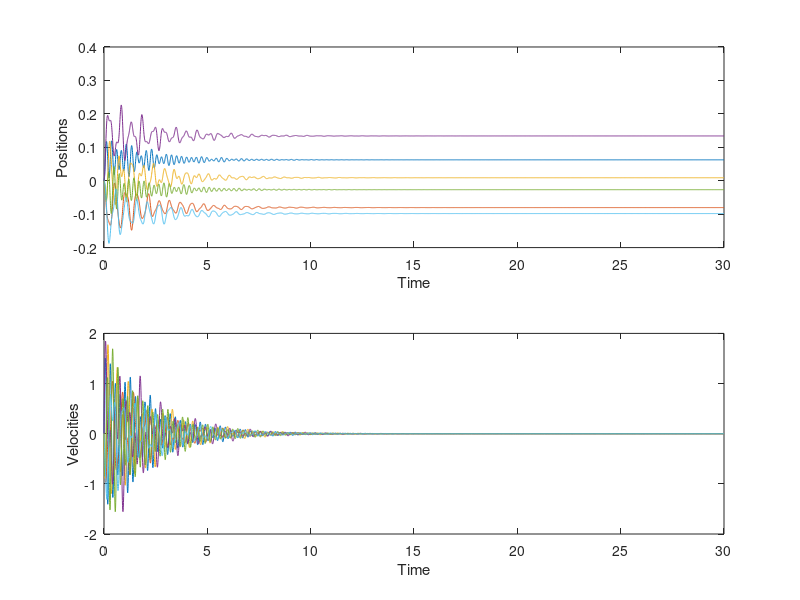
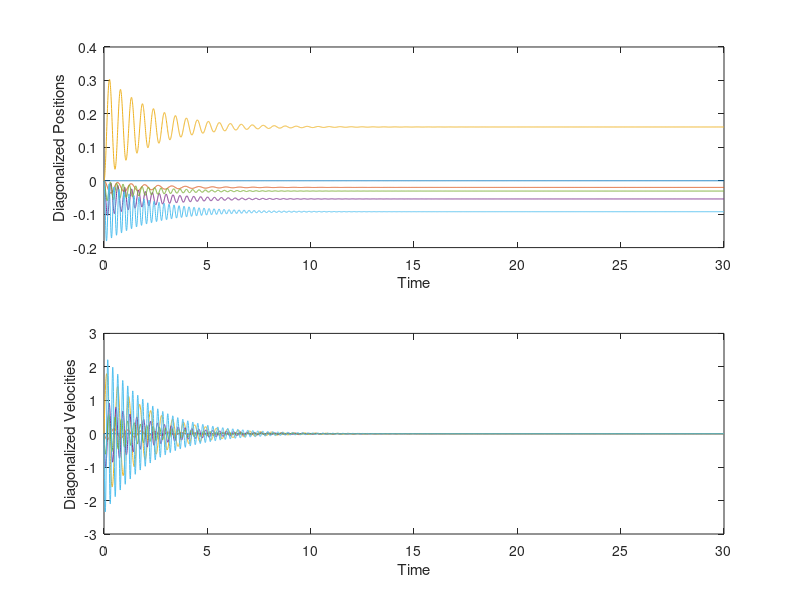
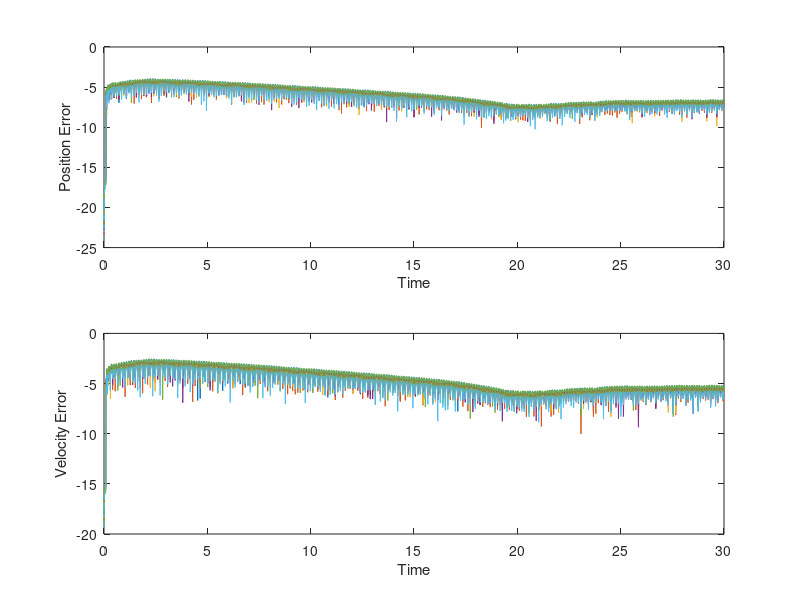

MATLAB code for these plots, in order:
clear; clc; close all;
%
% Consider n coupled second order dynamics 
% d^2 xi/dt^2 = -gamma dxi/dt + SUM_j A(i,j) * (x(j)-x(i)) + Pi;
%
% To use ode45, we convert the n second order equations 2n first order equations 


% Dimension of the system 
n = 6;

KOUPLING=140;

% Create a (random) matrix 

A =  zeros(2,2);

A(1,2)=KOUPLING;
A(2,1)=KOUPLING;

A(1,3)=KOUPLING;
A(3,1)=KOUPLING;

A(1,5)=KOUPLING;
A(5,1)=KOUPLING;

A(4,3)=KOUPLING;
A(3,4)=KOUPLING;

A(4,5)=KOUPLING;
A(5,4)=KOUPLING;

A(6,5)=KOUPLING;
A(5,6)=KOUPLING;

% Create the Laplacian
L = diag(sum(A,2)) - A;

[V,Lambda] = eig(L);

% Damping
gamma = 0.9;

% Forcing vector 
P = zeros(n,1);
P(1)= 40;
P(2)= -20;
P(3)= -25;
P(4)= 40;
P(5)= -25;
P(6)= -10;
% Perform diagonalization
[V,Lambda] = eig(L);

lookat=[zeros(n), eye(n); -L, -gamma*eye(n)];

% Define the linear, second order, dynamics
%
% [ dx/dt ] = [  O     I    ] [ x ]
% [ dv/dt ] = [ -L -gamma*I ] [ v ]
%
linear_dynamics = @(t,x) [zeros(n), eye(n); -L, -gamma*eye(n)] * x + [zeros(n,1); P];

% Random initial conditions
x0 = zeros(1,2*n);

% Run ode45 
[T,X] = ode45(linear_dynamics, [0,30], x0);

% Make some plots
figure(1)
title('Coupled Dynamics');
subplot(2,1,1)
plot(T,X(:,1:n))
xlabel('Time')
ylabel('Positions')

subplot(2,1,2)
plot(T,X(:,n+1:2*n))
xlabel('Time')
ylabel('Velocities')

% Run the diagonalized dynamics
%
%  To diagonalize, pre-multiply by [ inv(V)   O_n   ]
%                                  [  O_n    inv(V) ]
%
Q = V \ P;
diagonalized_dynamics = @(t,x) [zeros(n), eye(n); -Lambda, -gamma*eye(n)] * x + [zeros(n,1); eye(n)*Q];

% Run ode45 for diagonalized dynamics
y0 = zeros(1,2*n);
%y0 = [V, zeros(n); zeros(n), V] \ x0
[T, Y] = ode45(diagonalized_dynamics, T, y0);

figure(2)
title('Diagonalized Dynamics');
subplot(2,1,1);
plot(T,Y(:,1:n));
xlabel('Time');
ylabel('Diagonalized Positions');

subplot(2,1,2);
plot(T,Y(:,1+n:2*n))
xlabel('Time');
ylabel('Diagonalized Velocities');

%
% Demonstrate that we can map Y back to X, xmapped = V*Y
%

xmapped = transpose([V, zeros(n); zeros(n), V] * transpose(Y));

% Define the error to be |xi - (Vy)i]
err = abs(X - xmapped);

figure(3)
title('Numerical Error Introduced by Diagonalization');
subplot(2,1,1)
plot(T,log10(err(:,1:n)));
xlabel('Time');
ylabel('Position Error');

subplot(2,1,2);
plot(T,log10(err(:,1+n:2*n)));
xlabel('Time')
ylabel('Velocity Error');